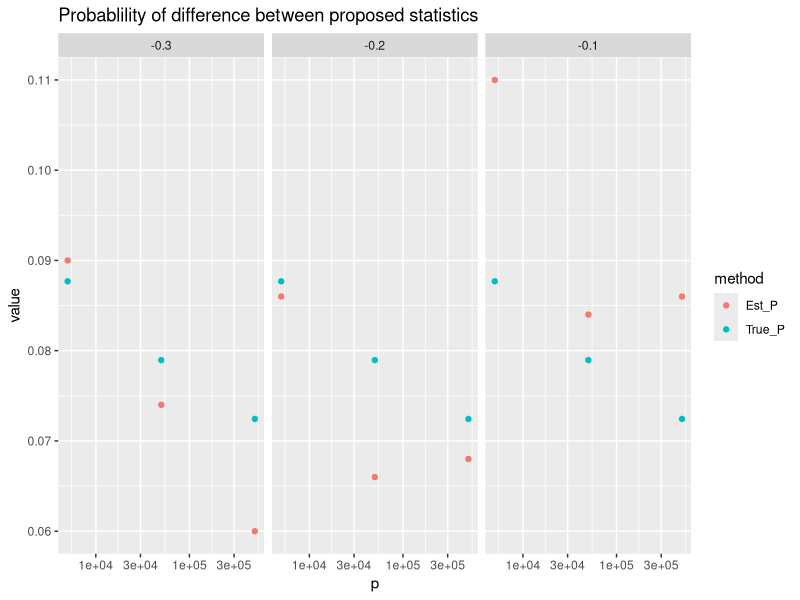
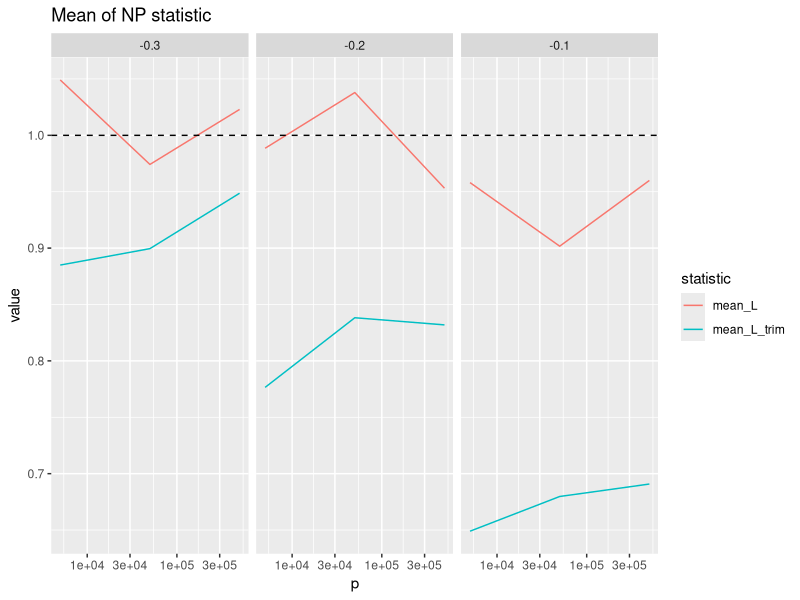
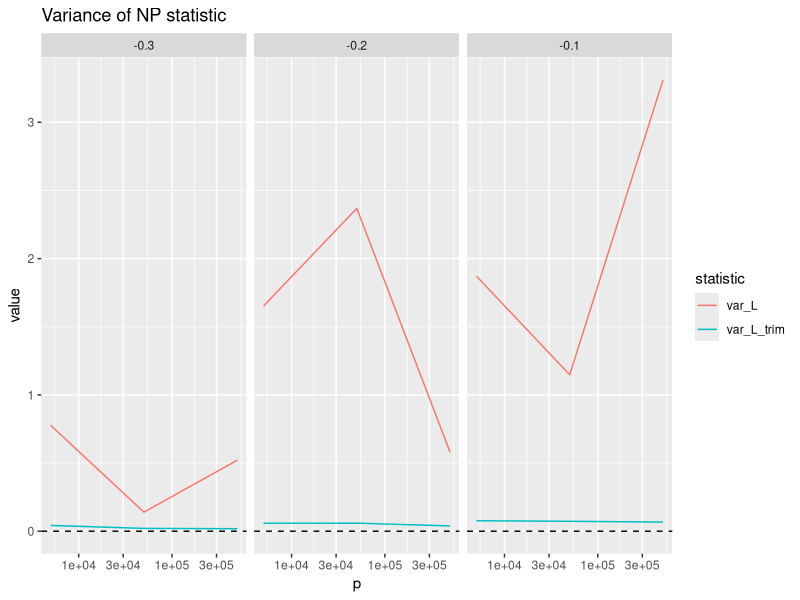

The R source for these figures, in order: (Note: a time limit stopped this script after it produced the figures.)
## ---- chunk 1
library(dplyr)
library(tidyr)
library(ggplot2)
library(gridExtra)
knitr::opts_chunk$set(echo = F)
## ---- chunk 2
#p <- 1000
#epsilon <- -0.3
#mu <- (1 + epsilon)*sqrt(2*log(p))
get_neq_proba <- function(p, mu) {1 - pnorm(sqrt(2*log(p)))^p}
## ---- chunk 3
exp_f <- function(X, mu) {exp(X*mu - mu^2 / 2)}

compute_likelihood <- function(p, mu) {
  X <- rnorm(p)
  repl_idx <- which(X >= sqrt(2*log(p)))
  L <- exp_f(X, mu)
  L_trim <- L
  L_trim[repl_idx] <- 0
  data.frame(L=sum(L)/p, L_trim=sum(L_trim)/p)
}

rep <- 500

estimate_neq <- function(rep, eps, p) {
  mu <- (1 + eps)*sqrt(2*log(p))
  df <- dplyr::bind_rows(replicate(rep, compute_likelihood(p=p, mu=mu), F))
  sum(df$L != df$L_trim)/rep
}


neq_experiment <- function(rep, eps, p) {
  mu <- (1 + eps)*sqrt(2*log(p))
  neq_est <- estimate_neq(rep, eps, p)
  true_prob <- get_neq_proba(p, mu)
  data.frame(eps, p, Est_P=neq_est, True_P=true_prob)
}


epsilons <- rep(c(-0.3, -0.2, -0.1), 3)
p <- rep(c(5000, 50000, 500000), each=3)
neq_prob <- dplyr::bind_rows(mapply(neq_experiment, 
                                    rep=rep, 
                                    eps=epsilons, 
                                    p=p, 
                                    SIMPLIFY=F))
## ---- chunk 4
neq_prob %>% 
  gather(key="method", value="value", -c("eps", "p")) %>%
  ggplot(aes(x=p, y=value, color=method)) +
  geom_point() +
  scale_x_log10() + 
  facet_grid(. ~ eps) + 
  ggtitle("Probablility of difference between proposed statistics")
## ---- chunk 5
estimate_stat <- function(rep, eps, p) {
  mu <- (1 + eps)*sqrt(2*log(p))
  df <- dplyr::bind_rows(replicate(rep, compute_likelihood(p=p, mu=mu), F))
  #print(df)
  vars <- apply(df, 2, var)
  means <- apply(df, 2, mean)
  data.frame(eps, p,
             mean_L=means[1], 
             mean_L_trim=means[2], 
             var_L=vars[1], 
             var_L_trim=vars[2])
}

estimate_stat <- dplyr::bind_rows(mapply(estimate_stat, 
                                         rep=rep, 
                                         eps=epsilons, 
                                         p=p, 
                                         SIMPLIFY=F))
## ---- chunk 6
estimate_stat %>% 
  select(-contains("var")) %>%
  gather(key="statistic", value="value", -c("eps", "p")) %>%
  ggplot(aes(x=p, y=value, color=statistic)) + 
  geom_line() +
  scale_x_log10() + 
  facet_grid(.~eps) + 
  ggtitle("Mean of NP statistic") + 
  geom_hline(yintercept=1, linetype='dashed')
## ---- chunk 7
estimate_stat %>% 
  select(-contains("mean")) %>%
  gather(key="statistic", value="value", -c("eps", "p")) %>%
  ggplot(aes(x=p, y=value, color=statistic)) + 
  geom_line() +
  scale_x_log10() + 
  facet_grid(.~eps) + 
  ggtitle("Variance of NP statistic") + 
  geom_hline(yintercept=0, linetype='dashed')
## ---- chunk 8
min_max <- function(rep, eps, p) {
  mu <- (1 + eps)*sqrt(2*log(p))
  df <- dplyr::bind_rows(replicate(rep, compute_likelihood(p=p, mu=mu), F))
  data.frame(eps, p,
             min_L=min(df[, 1]), 
             min_L_trim=min(df[, 2]), 
             max_L=max(df[, 1]), 
             max_L_trim=max(df[, 2]))
}
min_max <- dplyr::bind_rows(mapply(min_max, 
                                   rep=rep, 
                                   eps=epsilons, 
                                   p=p, 
                                   SIMPLIFY=F))
## ---- chunk 9
min_max %>%
  gather(key="statistic", value="value", -c("eps", "p")) %>%
  ggplot(aes(x=p, y=value, color=statistic)) + 
  geom_line() +
  scale_x_log10() + 
  facet_grid(.~eps) + 
  ggtitle("Convergence of minimum and maximum of NP statistic")+ 
  geom_hline(yintercept=1, linetype='dashed')
## ---- chunk 10
quantile_f <- function(rep, eps, p) {
  mu <- (1 + eps)*sqrt(2*log(p))
  df <- dplyr::bind_rows(replicate(rep, compute_likelihood(p=p, mu=mu), F))
  data.frame(eps, p,
             q_L=quantile(df[, 1], 0.95), 
             q_L_trim=quantile(df[, 2], 0.95))
}
quantile_df <- dplyr::bind_rows(mapply(quantile_f, 
                                       rep=rep, 
                                       eps=epsilons, 
                                       p=p, 
                                       SIMPLIFY=F))
## ---- chunk 11
quantile_df %>%
  gather(key="statistic", value="value", -c("eps", "p")) %>%
  ggplot(aes(x=p, y=value, color=statistic)) + 
  geom_line() +
  scale_x_log10() + 
  facet_grid(.~eps) + 
  ggtitle("Convergence of .95 quantile of NP statistic")+ 
  geom_hline(yintercept=1, linetype='dashed')
## ---- chunk 12
epsilons_2 <- rep(c(0.2), 2)
p_2 <- rep(c(5000, 50000))

quantile_powerfull <- dplyr::bind_rows(mapply(quantile_f, 
                                              rep=rep, 
                                              eps=epsilons_2, 
                                              p=p_2, 
                                              SIMPLIFY=F))
## ---- chunk 13
np_quantile <- quantile_df %>% 
  filter((p==5000 | p==50000) & eps==-0.2) %>% 
  rbind(quantile_powerfull)
np_quantile
## ---- chunk 14
bonferroni_test <- function(X, alpha, p) {
  bonferroni_thresh <- qnorm(1 - alpha / (2 * p))
  # TRUE if H0 rejected
  sum(X > bonferroni_thresh) > 0
}

np_test <- function(X, p_val, eps_val, mu) {
  np_thresh <- (np_quantile %>% filter(p==p_val & eps==eps_val))$q_L
  L <- sum(exp_f(X, mu))/p
  sum(L > np_thresh) > 0
}
    
test_sparse <- function(i, p, eps, alpha) {
  mu <- (1 + eps)*sqrt(2 * log(p))
  X <- rnorm(p)
  X[1] <- (1+eps)*sqrt(2*log(p))
  bonferroni <- bonferroni_test(X, alpha, p)
  np <- np_test(X, p, eps, mu)
  data.frame(bonferroni=bonferroni, neyman_pearson=np)
}

p <- 50000
rep <- 1000
sparse_above <- dplyr::bind_rows(lapply(1:rep, test_sparse, p=p, eps=0.2, alpha=0.05))
sparse_below <- dplyr::bind_rows(lapply(1:rep, test_sparse, p=p, eps=-0.2, alpha=0.05))
## ---- chunk 15
colSums(sparse_above)
## ---- chunk 16
colSums(sparse_below)
